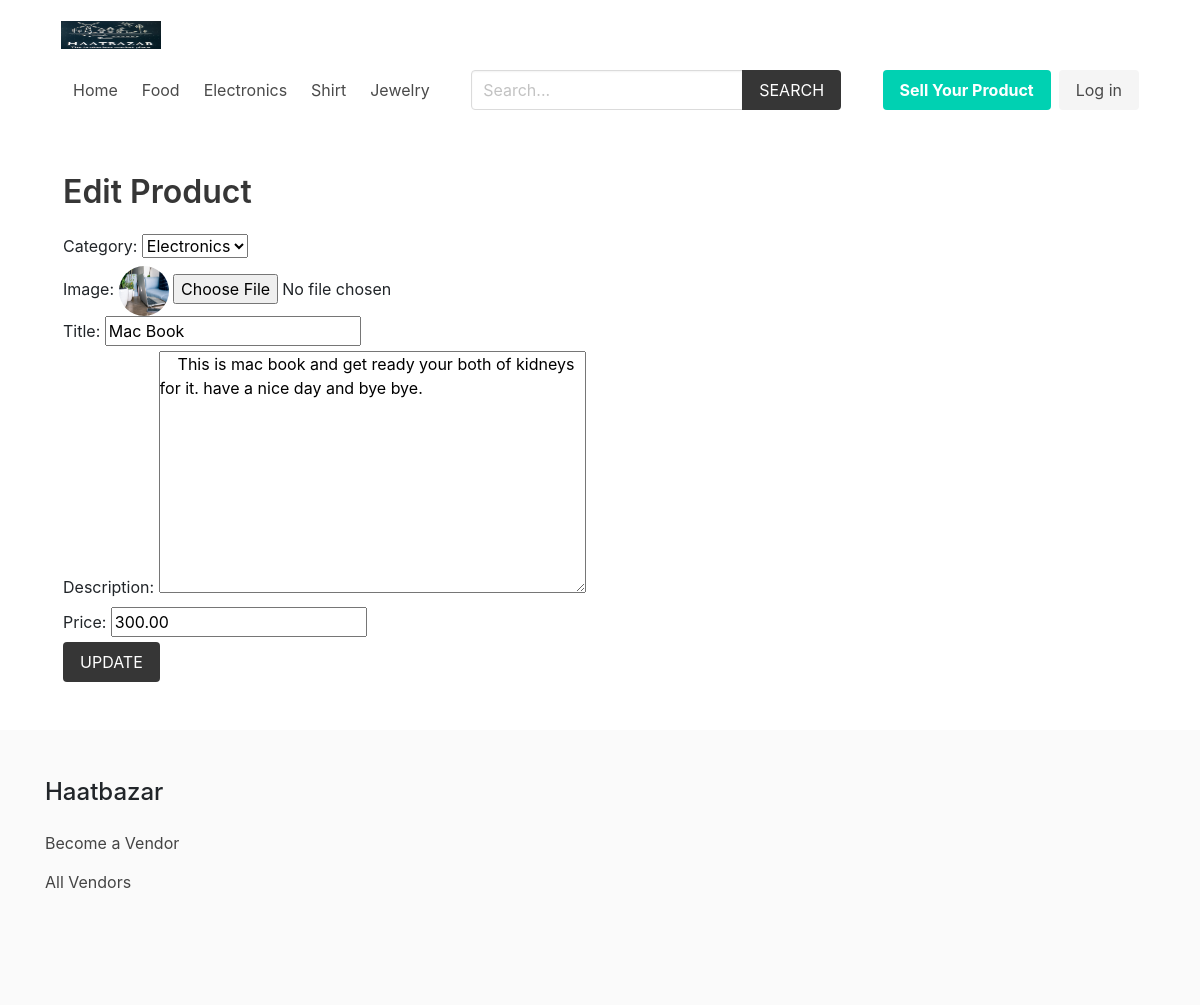
/product/edit/21/, run on the app's committed database.
### product/models.py (models this page shows, shortened)
class Category(models.Model):
    title = models.CharField(max_length=50)
    slug = models.SlugField(max_length=55)
    ordering = models.IntegerField(default=0)
    class Meta:
        ordering = ['ordering']
    def __str__(self):
        return self.title

class Product(models.Model):
    category = models.ForeignKey(Category, related_name='products', on_delete=models.CASCADE)
    vendor = models.ForeignKey(Vendor, related_name="products", on_delete=models.CASCADE)
    title = models.CharField(max_length=50)
    slug = models.SlugField(max_length=55)
    description = models.TextField(blank=True, null=True)
    price = models.DecimalField(max_digits=6, decimal_places=2)
    added_date = models.DateTimeField(auto_now_add=True)
    image = models.ImageField(upload_to='uploads/', blank=True, null=True)
    thumbnail = models.ImageField(upload_to='uploads/', blank=True, null=True) # Change uploads to thumbnails
    is_sold = models.BooleanField(default=False)
    class Meta:
        ordering = ['-added_date']

### product/views.py (the view, shortened to what this page needs)
# urls.py: path('edit/<int:product_id>/',views.edit_product,name="edit_product"),
def edit_product(request,product_id):
    context={}
    product=Product.objects.get(id=product_id)
    categories = Category.objects.filter()
    context['product']=product
    context['categories']=categories
    return render(request,'vendor/edit_product.html',context)

### cart/context_processors.py (called while the page is built)
def cart(request):
    return {'cart': Cart(request)}

### product/context_processors.py (called while the page is built)
def menu_categories(request):
    categories = Category.objects.all()
    return {'categories': categories}

### templates/vendor/edit_product.html (shortened to what this page needs)
{% extends 'core/base.html' %} {% block title %}Edit Product{% endblock title %}
{% block content %}
<h1 class="title">Edit Product</h1>
<form method="post" action="" enctype="multipart/form-data">
  <label for="id_category">Category:</label>
  <select name="category" required id="id_category">
    <option selected>{{product.category.title}}</option>
  </select>
  <br />
  <label for="id_image">Image:</label>
  <img src="{{product.image.url}}" alt="Avatar" class="avatar">
  <input type="file" name="image" accept="image/*" id="id_image" />
  <br />
  <label for="id_title">Title:</label>
  <input type="text" name="title" value="{{product.title}}" maxlength="50" required id="id_title" />
  <br />
  <label for="id_description">Description:</label>
  <textarea name="description" cols="40" rows="10" id="id_description">
    {{product.description}}
  </textarea>
  <br />
  <label for="id_price">Price:</label>
  <input type="number" name="price" step="0.01" value="{{product.price}}" required id="id_price" />
  <br />
  <div class="field">
    <div class="control">
      <button class="button is-dark is-uppercase">Update</button>
    </div>
  </div>
</form>
{% endblock content %}

### templates/core/base.html (shortened to what this page needs)
{% load static %}
<!DOCTYPE html>
<html lang="en">
  <head>
    <link
      rel="stylesheet"
      href="https://cdn.jsdelivr.net/npm/bulma@0.9.2/css/bulma.min.css"
    />
    <link
      rel="stylesheet"
      href="https://cdnjs.cloudflare.com/ajax/libs/font-awesome/4.7.0/css/font-awesome.min.css"
    />
    <link rel="stylesheet" href="{% static 'css/main.css' %}" />
    <link
      rel="stylesheet"
      href="https://cdn.jsdelivr.net/npm/bootstrap@4.0.0/dist/css/bootstrap.min.css"
    />
  </head>
  <body>
    <div class="container">
      <nav class="navbar" role="navigation" aria-label="main navigation">
        <div class="navbar-brand">
          <a class="navbar-item" href="{% url 'core:home' %}">
            <img src="/media/logo.jpg" width="100" height="100" />
          </a>
        </div>
        <div id="navbarBasicExample" class="navbar-menu">
          <div class="navbar-start">
            <a class="navbar-item" href="{% url 'core:home' %}"> Home </a>
            {% for category in categories %}
            <a
              class="navbar-item"
              href="{% url 'product:category' category.slug %}"
            >
              {{category.title}}
            </a>
            {% endfor %}
          </div>
          <div class="navbar-start">
            <div class="navbar-item">
              <form method="get" action="{% url 'product:search' %}">
                <div class="field has-addons">
                  <div class="control">
                    <input
                      type="search"
                      name="query"
                      id=""
                      class="input"
                      placeholder="Search..."
                    />
                  </div>
                  <div class="control">
                    <button class="button is-dark is-uppercase">Search</button>
                  </div>
                </div>
              </form>
            </div>
          </div>
            {% if request.user.is_authenticated %}
            <div class="navbar-item has-dropdown is-hoverable">
              <a class="navbar-link is-capitalized"> {{user.vendor.name}} </a>
              <div class="navbar-dropdown">
                <a class="navbar-item" href="{% url 'vendor:vendor-admin' %}">
                  Profile
                </a>
                <a class="navbar-item" href="{% url 'vendor:edit-vendor' %}">
                  Update Profile
                </a>
                <a class="navbar-item" href="{% url 'vendor:add-product' %}">
                  Add Product
                </a>
                <hr class="navbar-divider" />
                <a class="navbar-item" href="{% url 'vendor:logout' %}">
                  Logout
                </a>
              </div>
            </div>
            {% else %}
            <div class="navbar-item">
              <div class="buttons">
                <a
                  class="button is-primary"
                  href="{% url 'vendor:become-vendor' %}"
                >
                  <strong>Sell Your Product</strong>
                </a>
                <a class="button is-light" href="{% url 'vendor:login' %}">
                  Log in
                </a>
              </div>
            </div>
            {% endif %}
          </div>
        </div>
    <section class="section">
      <div class="container">{% block content %}{% endblock content %}</div>
    </section>
    <footer class="footer">
      <div class="container">
        <h3 class="is-size-4 mb-4">Haatbazar</h3>
        {% if request.user.is_authenticated %}
        <a href="{% url 'vendor:vendor-admin' %}">Vendor Admin</a>
        {% else %}
        <a href="{% url 'vendor:become-vendor' %}">Become a Vendor</a>
        {% endif %}
        <br />
        <a href="{% url 'vendor:vendors' %}">All Vendors</a>
      </div>
    </footer>
  </body>
</html>

### core/static/css/main.css (style rules this page uses)
.footer a { margin-bottom: 15px; display: inline-block; color: #444; }

### templates/core/base.html (style rules this page uses)
.avatar { vertical-align: middle; width: 50px; height: 50px; border-radius: 50%; }

### data on the page
Category: title "Food"
Category: title "Electronics"
Category: title "Shirt"
Category: title "Jewelry"
Product: category "Electronics", image (picture), title "Mac Book", description "This is mac book and get ready your both of kidneys for it. have a nice day and bye bye.", price "300.00"
